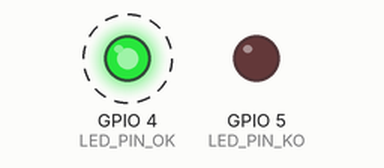
Recording of a sketch running on a simulated ESP32-C3. On the bench: output pins drawn as LEDs (lit = HIGH). Dashed ring = blinking. What the sketch prints to the serial monitor is not drawn.

Above: at 0.3 s.
Timing chart, 0 to 3.2 s (numbered marks = the images above):
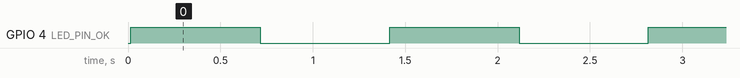

The sketch:

sketch.ino
```cpp
// Constants and variables
const int LED_PIN_OK = 4;
const int LED_PIN_KO = 5;

const int N = 4;
const int X[N] = {3, -1, 4, 2};        // fixed input vector
const int W[N] = {2, 5, -1, 3};        // weights
const int B = 2;                       // bias

const int Y_EXPECTED = 5;              // Expected for the test
const int CLASS_EXPECTED = 1;          // y > 0  ->  class 1

bool testPassed = false;

// Functions

int dot(const int x[], const int w[], int n) {
  int sum = 0;
  for (int i = 0; i < n; i++) {
    sum = sum + x[i] * w[i];
  }
  return sum;
}

void printVector(const int v[], int n) {
  for (int i = 0; i < n; i++) {
    Serial.print(v[i]);
    if (i < n - 1) {
      Serial.print(",");
    }
  }
  Serial.println();
}

bool check(const char* name, int got, int expected) {
  bool ok = (got == expected);
  Serial.print("[test] ");
  Serial.print(name);
  Serial.print("=");
  Serial.print(got);
  Serial.print(" expected=");
  Serial.print(expected);
  if (ok) {
    Serial.println(" OK");
  } else {
    Serial.println(" MISMATCH");
  }
  return ok;
}

void setup() {
  Serial.begin(115200);
  pinMode(LED_PIN_OK, OUTPUT);
  pinMode(LED_PIN_KO, OUTPUT);

  // Env
  Serial.println("[env] project=vww-lut-smoke v0.1");
  Serial.print("[env] arduino-esp32=");
  Serial.print(ESP_ARDUINO_VERSION_MAJOR);
  Serial.print(".");
  Serial.print(ESP_ARDUINO_VERSION_MINOR);
  Serial.print(".");
  Serial.println(ESP_ARDUINO_VERSION_PATCH);
  Serial.print("[env] esp-idf=");
  Serial.println(ESP.getSdkVersion());
  Serial.print("[env] chip=");
  Serial.println(ESP.getChipModel());
  Serial.print("[env] cplusplus=");
  Serial.println(__cplusplus);


  // Smoke test
  Serial.print("[test] x=");
  printVector(X, N);
  Serial.print("[test] w=");
  printVector(W, N);
  Serial.print("[test] b=");
  Serial.println(B);

  int y = dot(X, W, N) + B;
  int predictedClass = 0;
  if (y > 0) {
    predictedClass = 1;
  }

  bool yOk = check("y", y, Y_EXPECTED);
  bool classOk = check("class", predictedClass, CLASS_EXPECTED);
  testPassed = yOk && classOk;

  if (testPassed) {
    Serial.println("SMOKE TEST PASSED");
  } else {
    Serial.println("SMOKE TEST FAILED");
  }
}

void loop() {
  int ledPin = LED_PIN_KO;
  int blinkTime = 150;                 // fast blink, red led = test failed
  if (testPassed) {
    ledPin = LED_PIN_OK;
    blinkTime = 700;                   // slow blink, green led = test passed
  }

  // loop on/off led
  digitalWrite(ledPin, HIGH);
  delay(blinkTime);
  digitalWrite(ledPin, LOW);
  delay(blinkTime);

}
```

Measured:
- by itself, GPIO 4 (LED_PIN_OK): alternates HIGH for 0.70 s and LOW for 0.70 s
